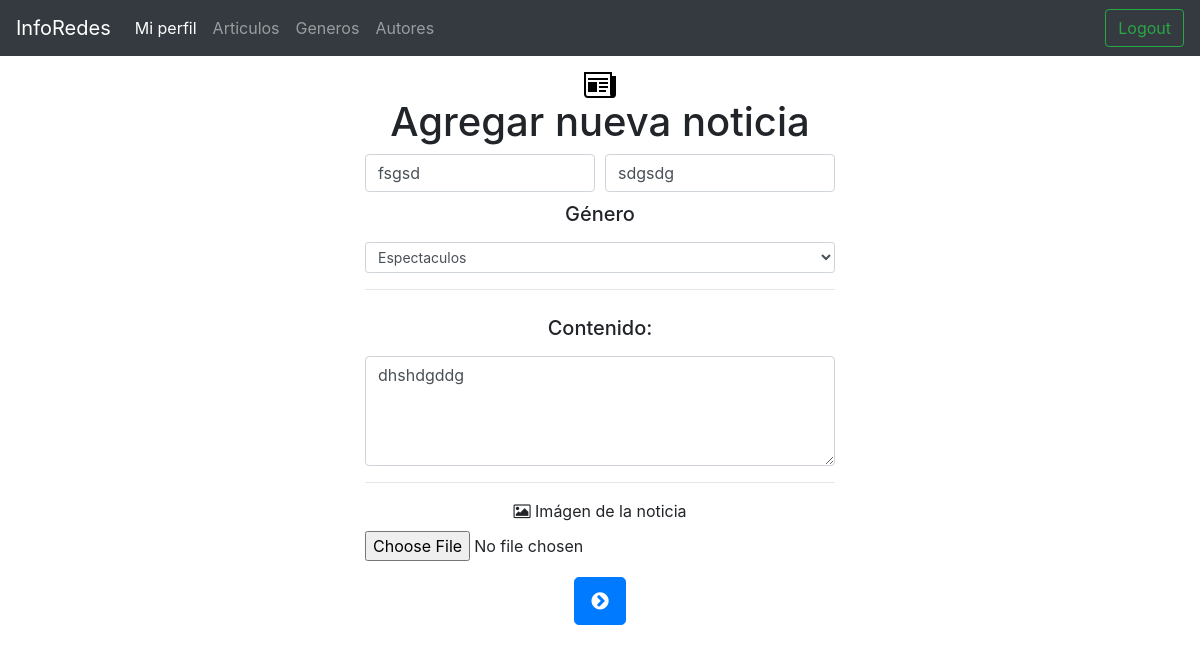
Page /Diario/admin/registro_articulo.php?id=5 (signed in) on the committed database.
### tables this page shows
CREATE TABLE `articulo` (
  `id` int(10) UNSIGNED NOT NULL,
  `titulo` varchar(50) NOT NULL,
  `contenido` text NOT NULL,
  `imagen_1` varchar(100) DEFAULT NULL,
  `autor_id` int(10) UNSIGNED NOT NULL,
  `subtitulo` varchar(150) NOT NULL,
  `fecha` datetime DEFAULT CURRENT_TIMESTAMP,
  `genero_id` int(10) UNSIGNED NOT NULL,
  `activo` bit(1) NOT NULL
);

### backend/base_datos.php (called while the page is built, shortened)
<?php
    $conexion = NULL;
    function getConexion()
    {
        global $conexion;
        if($conexion){
            return $conexion;
        }else{
            $conexion = mysqli_connect(HOST, USER, PWD, DB);
            mysqli_set_charset($conexion,"utf8");
            return $conexion;
        }
    }
    function ejecutarConsulta($sql){
        $conexion = getConexion();
        $response = mysqli_query($conexion,$sql);
        $tipo_sql = substr( $sql , 0 , 6);
        if( $tipo_sql=="INSERT" || $tipo_sql=="UPDATE" ){
            return mysqli_insert_id( $conexion );
        }else{
           return  mysqli_fetch_all($response, MYSQLI_ASSOC);
        }
    }
?>

### backend/articulos_crud.php (called while the page is built, shortened)
<?php
    require_once 'base_datos.php';
    function getArticulo( $id=NULL){
        $where = "";
        if($id){
            $where = " WHERE articulo.id = $id";
        }
        $sql =  "SELECT articulo.id, articulo.titulo, articulo.contenido, articulo.imagen_1, articulo.genero_id, articulo.subtitulo, articulo.fecha, autor.nombre autor, genero.nombre genero
                from articulo
                inner join autor on autor_id=autor.id
                inner join genero on genero_id=genero.id $where
                ORDER BY `articulo`.`id` DESC";
        return ejecutarConsulta($sql);
    }
?>

### backend/genero_crud.php (called while the page is built, shortened)
<?php
    require_once 'base_datos.php';
    function getGenero( $id=NULL ){
        $where = "";
        $sql = "SELECT genero.* FROM genero" . $where;
        return ejecutarConsulta($sql);
    }
?>

### Diario/admin/registro_articulo.php (the view, shortened to what this page needs)
<?php
  require "../../backend/articulos_crud.php";
  require "../../backend/genero_crud.php";
  if( !empty($_GET) ){
		$editar=true;
		$id=$_GET['id'];
		$articulo = getArticulo( $id )[0];
		$titulo = $articulo['titulo'];
		$subtitulo = $articulo['subtitulo'];
		$contenido = $articulo['contenido'];
		$genero_id = $articulo['genero_id'];
  }
  $nombresGenero = getGenero();
?>
<!DOCTYPE html>
<html lang="en">
<head>
	<link rel="stylesheet" href="https://cdnjs.cloudflare.com/ajax/libs/font-awesome/4.7.0/css/font-awesome.min.css">
	<link rel="stylesheet" href="https://stackpath.bootstrapcdn.com/bootstrap/4.3.1/css/bootstrap.min.css">
</head>
<body>
<div class="img">
	<div class="container col-md-5 text-center">
	<img src="../imagenes/icono-noticia.png" alt="icono-noticia"><h1>Agregar nueva noticia</h1>
	<form method="POST" enctype="multipart/form-data">
		<div class="form-row">
			<div class="col">
			<input type="input" <?php if($editar){ echo "value='$titulo'"; } ?> class="form-control" id="titulo" name="titulo" placeholder="Ingrese aquí el título" required>
			</div>
			<div class="col">
			<input type="input" <?php if($editar){ echo "value='$subtitulo'"; } ?> class="form-control" id="subtitulo"  name="subtitulo" maxlength="40" placeholder="Ingrese aquí el subtítulo" required>
			</div>
		</div>
			<label for="idGenero"><h5>Género</h5></label>
			<select class="form-control form-control-sm" id="idGenero" name='genero_id' <?php if($editar){ echo ""; } ?>>
				<?php
				foreach($nombresGenero as $fila) {
					$idGenero = $fila["id"];
					$nombreGenero = $fila["nombre"];
					$selecionado = $genero_id==$idGenero ? " selected='selected'" : "";
					echo "<option value='$idGenero' $selecionado >$nombreGenero</option>";
				}
				?>
			</select>
      <hr>
			<div class="form-group">
				<label for="contenido" ><h5>Contenido: </h5></label>
				<textarea class="form-control"  rows="4" cols="50" id="contenido" name="contenido" required><?php if($editar){ echo $contenido; } ?></textarea>
			</div>
			<hr>
      <div class="form-group">
				<label for="imagen-noticia"><i class="fa fa-image"></i> Imágen de la noticia </label> <i class="far fa-arrow-alt-circle-right"></i>
				<input type="file" name="imagen" class="form-control-file" id="imagen-noticia">
			</div>
			<div class="form-group">
				<button title="Cargar noticia" type="submit" class="btn btn-primary btn-lg"><i class="fa fa-chevron-circle-right"></i></button>
			</div>
</form>
	</div>
</div>
</body>
</html>

### Diario/admin/registro_articulo.php (style rules this page uses)
h5, img { margin-top: 10px; }

### rows in the picture
articulo: titulo "fsgsd", subtitulo "sdgsdg", contenido "dhshdgddg"

### other values in the picture
form field genero_id "Espectaculos"
